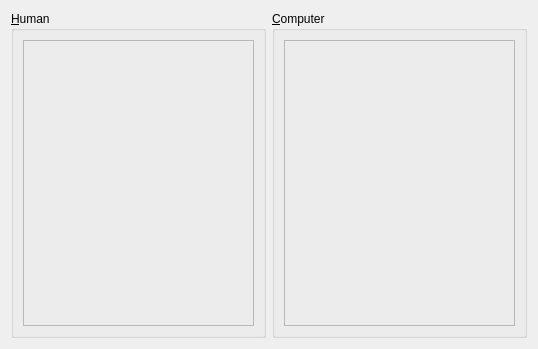
<?xml version="1.0" encoding="UTF-8"?>
<ui version="4.0">
 <class>Content</class>
 <widget class="QWidget" name="Content">
  <property name="geometry">
   <rect>
    <x>0</x>
    <y>0</y>
    <width>538</width>
    <height>349</height>
   </rect>
  </property>
  <property name="windowTitle">
   <string>Form</string>
  </property>
  <layout class="QHBoxLayout" name="horizontalLayout">
   <item>
    <widget class="QGroupBox" name="humanGroup">
     <property name="title">
      <string>&amp;Human</string>
     </property>
     <layout class="QVBoxLayout" name="verticalLayout">
      <item>
       <widget class="QFrame" name="humanFrame">
        <property name="sizePolicy">
         <sizepolicy hsizetype="Preferred" vsizetype="Expanding">
          <horstretch>0</horstretch>
          <verstretch>1</verstretch>
         </sizepolicy>
        </property>
        <property name="frameShape">
         <enum>QFrame::StyledPanel</enum>
        </property>
        <property name="frameShadow">
         <enum>QFrame::Sunken</enum>
        </property>
       </widget>
      </item>
     </layout>
    </widget>
   </item>
   <item>
    <widget class="QGroupBox" name="computerGroup">
     <property name="title">
      <string>&amp;Computer</string>
     </property>
     <layout class="QVBoxLayout" name="verticalLayout_2">
      <item>
       <widget class="QFrame" name="computerFrame">
        <property name="sizePolicy">
         <sizepolicy hsizetype="Preferred" vsizetype="Expanding">
          <horstretch>0</horstretch>
          <verstretch>1</verstretch>
         </sizepolicy>
        </property>
        <property name="frameShape">
         <enum>QFrame::StyledPanel</enum>
        </property>
        <property name="frameShadow">
         <enum>QFrame::Sunken</enum>
        </property>
       </widget>
      </item>
     </layout>
    </widget>
   </item>
  </layout>
 </widget>
 <resources>
  <include location="battleship.qrc"/>
 </resources>
 <connections/>
</ui>
